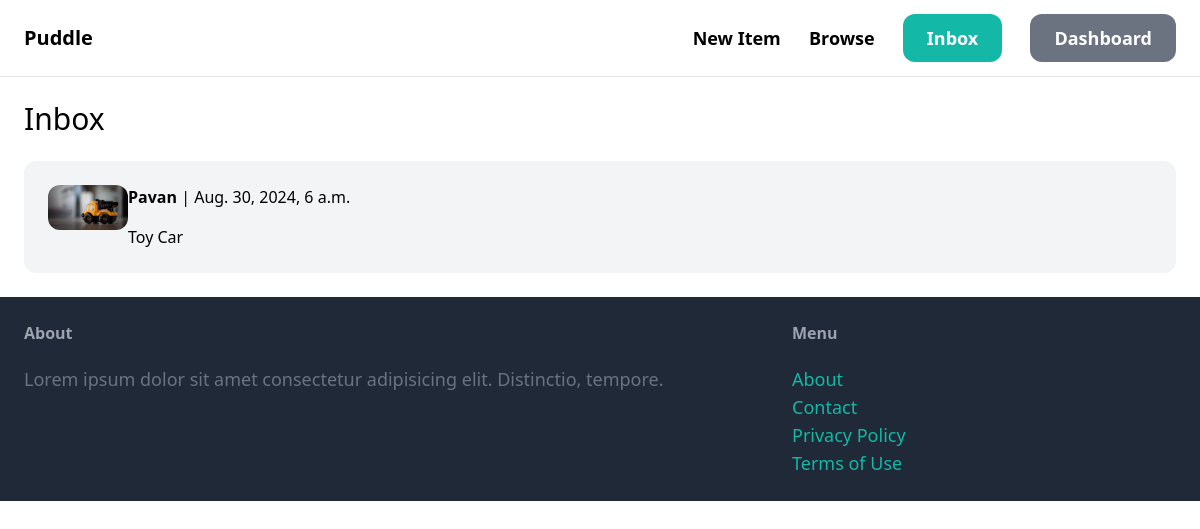
The page /inbox/ (signed in) on the database its author committed.
### conversation/models.py (models this page shows)
class Conversation(models.Model):
    item = models.ForeignKey(Item,related_name='conversations', on_delete=models.CASCADE)
    members = models.ManyToManyField(User,related_name='conversations')
    created_at = models.DateTimeField(auto_now_add=True)
    modified_at =models.DateTimeField(auto_now=True)
    class Meta:
        ordering = ('-modified_at',)

### item/models.py (models this page shows, shortened)
class Item(models.Model):
    category = models.ForeignKey(Category, related_name='items',on_delete=models.CASCADE)
    name = models.CharField(max_length=200)
    description = models.TextField(blank=True,null=True)
    price = models.FloatField()
    image = models.ImageField(upload_to='item_images',blank=True,null=True)
    is_sold = models.BooleanField(default=False)
    created_by = models.ForeignKey(User,related_name='items',on_delete=models.CASCADE)
    created_at = models.DateTimeField(auto_now=True)

### conversation/views.py (the view)
# urls.py: path('',views.inbox,name="inbox"),
@login_required
def inbox(request):
    conversations = Conversation.objects.filter(members__in=[request.user.id])
    return render(request,'conversation/inbox.html',{'conversations':conversations})

### conversation/templates/conversation/inbox.html (shortened to what this page needs)
{% extends "core/base.html" %}
{% block content %}
 <h1 class="mb-6 text-3xl">Inbox</h1>
 <div class="space-y-6">
    {% for conversation in conversations %}
        <a href="{% url 'conversation:detail' conversation.id %}">
            <div class="p-6 flex bg-gray-100 rounded-xl">
                <div class="pr-r">
                    <img src="{{conversation.item.image.url}}" alt="" class="w-20 rounded-xl">
                </div>
                <div>
                    {% for member in conversation.members.all  %}
                        {% if member != request.user %}
                        <p class="mb-4"> <strong>{{member.username}}</strong> | {{ conversation.modified_at }}</p>
                        <p>{{conversation.item.name}}</p>
                        {% endif %}
                    {% endfor %}
                </div>
            </div>
        </a>
    {% endfor %}
 </div>
{% endblock %}

### rows shown on the page
Conversation: item.image (picture), modified_at "Aug. 30, 2024, 6 a.m.", item.name "Toy Car"

### other values the page prints
{{ member.username }} "Pavan"
